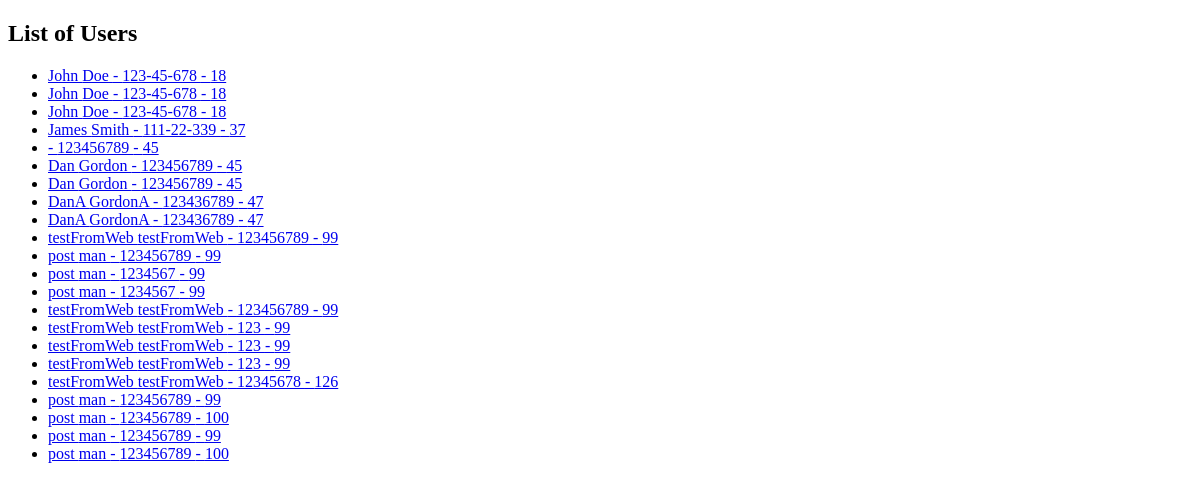
Before: / with the older database file.
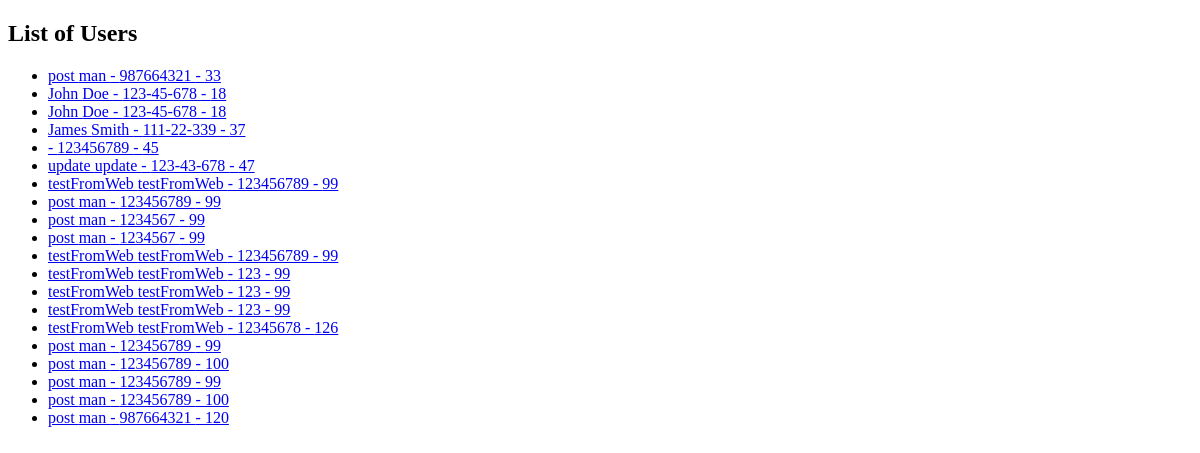
After: the same page with the newer database file.
### user/models.py (models this page shows)
class User(models.Model):
    firstName = models.CharField(max_length=120)
    lastName = models.CharField(max_length=120)
    ssn = models.CharField(max_length=10)
    age = models.IntegerField()
    def get_absolute_url(self):
        return reverse("user:user-detail", kwargs={"pk" : self.pk})

### user/views.py (the view)
# urls.py: path('', UserListView.as_view(), name = 'user-list'),
class UserListView(ListView):
    queryset = User.objects.all()

### templates/user/user_list.html
{% extends 'base.html' %}
{% block content %}
<h2>List of Users</h2>
<ul>
{% for obj in object_list %}
        <li><a href='{{ obj.get_absolute_url }}'>
            {{ obj.firstName}} {{obj.lastName }} -
        {{ obj.ssn }} - {{ obj.age}}</a></li>
{% endfor %}
</ul>
{% endblock %}

### templates/base.html (shortened to what this page needs)
<!DOCTYPE html>
<html>
<head>
</head>
<body>
    {% block content %}{% endblock %}
</body>
</html>

Changed rows visible on the page:
removed User: firstName "John", lastName "Doe", ssn "123-45-678", age "18"
removed User: firstName "Dan", lastName "Gordon", ssn "123456789", age "45"
removed User: firstName "Dan", lastName "Gordon", ssn "123456789", age "45"
removed User: firstName "DanA", lastName "GordonA", ssn "123436789", age "47"
added User: firstName "post", lastName "man", ssn "987664321", age "33"
changed User: firstName "DanA" → "update"; lastName "GordonA" → "update"; ssn "123436789" → "123-43-678"
added User: firstName "post", lastName "man", ssn "987664321", age "120"
